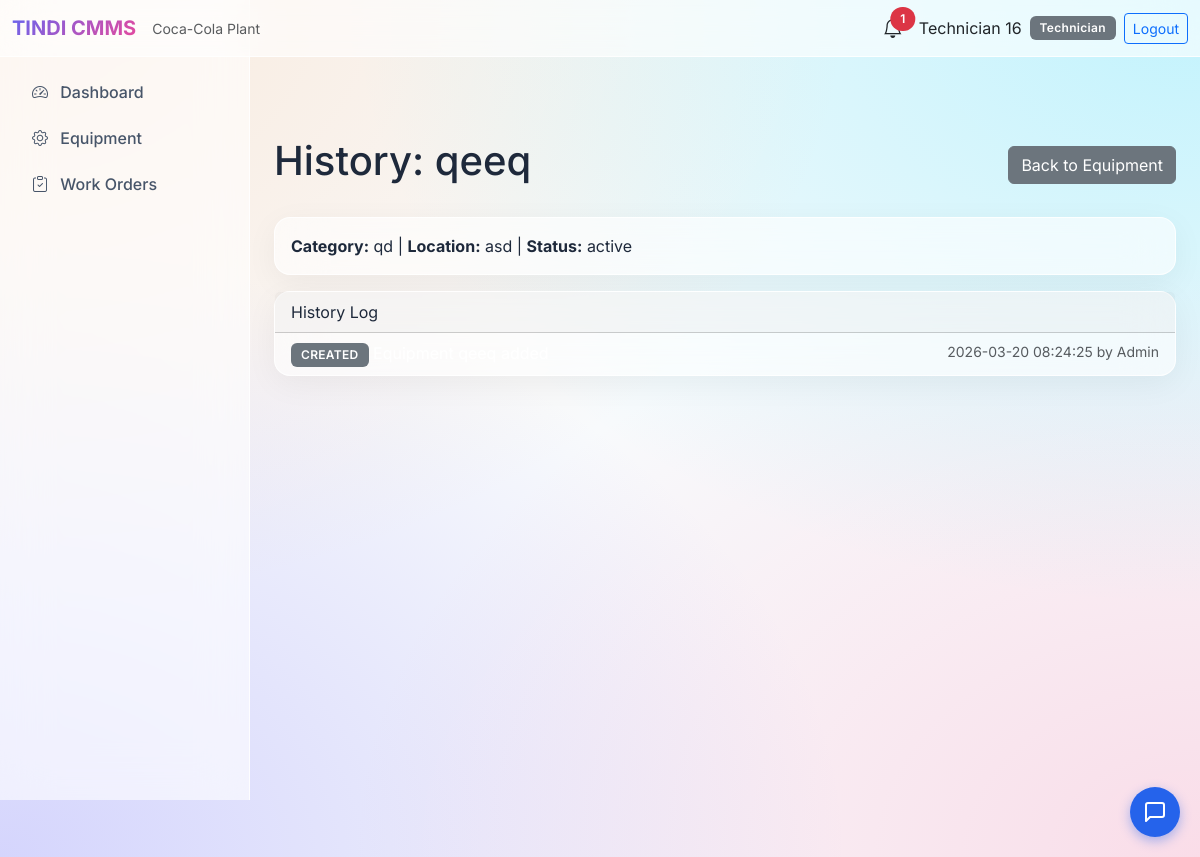
/equipment/9/history (signed in), run on the app's committed database.
### tables this page shows
CREATE TABLE users (
    id INTEGER PRIMARY KEY AUTOINCREMENT,
    name TEXT NOT NULL,
    email TEXT UNIQUE NOT NULL,
    password_hash TEXT NOT NULL,
    role TEXT NOT NULL CHECK(role IN ('Admin', 'Maintenance Manager', 'Technician', 'Store Manager')),
    is_active INTEGER DEFAULT 1,
    created_at TIMESTAMP DEFAULT CURRENT_TIMESTAMP,
    updated_at TIMESTAMP DEFAULT CURRENT_TIMESTAMP
, last_login TIMESTAMP, password TEXT);

CREATE TABLE equipment (
    id INTEGER PRIMARY KEY AUTOINCREMENT,
    name TEXT NOT NULL,
    category TEXT NOT NULL,
    location TEXT,
    status TEXT NOT NULL DEFAULT 'active' CHECK(status IN ('active', 'faulty', 'under_maintenance', 'inactive')),
    qr_code TEXT,
    serial_number TEXT,
    purchase_date TEXT,
    last_maintenance_date TEXT,
    notes TEXT,
    created_at TIMESTAMP DEFAULT CURRENT_TIMESTAMP,
    updated_at TIMESTAMP DEFAULT CURRENT_TIMESTAMP
);

CREATE TABLE equipment_history (
    id INTEGER PRIMARY KEY AUTOINCREMENT,
    equipment_id INTEGER NOT NULL,
    action TEXT NOT NULL,
    description TEXT,
    performed_by INTEGER,
    created_at TIMESTAMP DEFAULT CURRENT_TIMESTAMP,
    FOREIGN KEY (equipment_id) REFERENCES equipment(id) ON DELETE CASCADE,
    FOREIGN KEY (performed_by) REFERENCES users(id)
);

### app/routes/equipment_routes.py (the view)
@equipment_bp.route('/<int:eq_id>/history')
@login_required
def history(eq_id):
    eq = get_by_id(eq_id)
    if not eq:
        flash('Equipment not found.', 'danger')
        return redirect(url_for('equipment.list_equipment'))
    history_list = get_history(eq_id)
    return render_template('equipment/history.html', equipment=eq, history=history_list)

### app/models/equipment.py (called while the page is built)
def get_by_id(eq_id):
    return execute_query("SELECT * FROM equipment WHERE id = ?", (eq_id,), fetch_one=True)

def get_history(equipment_id, limit=50):
    return execute_query(
        """SELECT eh.*, u.name as performed_by_name FROM equipment_history eh
           LEFT JOIN users u ON eh.performed_by = u.id
           WHERE eh.equipment_id = ? ORDER BY eh.created_at DESC LIMIT ?""",
        (equipment_id, limit), fetch_all=True
    )

### app/models/notification.py (called while the page is built)
def get_unread(user_id):
    return execute_query(
        "SELECT * FROM notifications WHERE user_id = ? AND is_read = 0 ORDER BY created_at DESC",
        (user_id,), fetch_all=True
    )

### app/models/user.py (called while the page is built)
def get_by_id(user_id):
    return execute_query(
        "SELECT id, name, email, role, is_active FROM users WHERE id = ?",
        (user_id,), fetch_one=True
    )

### app/routes/auth_routes.py (called while the page is built)
def login_required(f):
    @wraps(f)
    def decorated(*args, **kwargs):
        if 'user_id' not in session:
            flash('Please log in to access this page.', 'warning')
            return redirect(url_for('auth.login'))
        return f(*args, **kwargs)
    return decorated

### database/db.py (called while the page is built)
def get_connection():
    conn = sqlite3.connect(DATABASE)
    conn.row_factory = sqlite3.Row
    conn.execute("PRAGMA foreign_keys = ON")
    return conn

def execute_query(query, params=(), fetch_one=False, fetch_all=False, commit=True):
    conn = get_connection()
    cursor = conn.cursor()
    cursor.execute(query, params)
    result = None
    if fetch_one:
        row = cursor.fetchone()
        result = dict(row) if row else None
    elif fetch_all:
        rows = cursor.fetchall()
        result = [dict(row) for row in rows]
    else:
        if commit:
            conn.commit()
        result = cursor.lastrowid
    conn.close()
    return result

### templates/equipment/history.html (shortened to what this page needs)
{% extends "base.html" %}
{% block content %}
<div class="d-flex justify-content-between align-items-center mb-4">
    <h1>History: {{ equipment.name }}</h1>
    <a href="{{ url_for('equipment.list_equipment') }}" class="btn btn-secondary">Back to Equipment</a>
</div>
<div class="card mb-3">
    <div class="card-body">
        <strong>Category:</strong> {{ equipment.category }} | <strong>Location:</strong> {{ equipment.location or '-' }} | <strong>Status:</strong> {{ equipment.status }}
    </div>
</div>
<div class="card">
    <div class="card-header">History Log</div>
    <ul class="list-group list-group-flush">
        {% for h in history %}
        <li class="list-group-item bg-transparent text-white border-secondary">
            <span class="badge bg-secondary">{{ h.action }}</span> {{ h.description or '' }}
            <span class="text-muted small float-end">{{ h.created_at }} {% if h.performed_by_name %}by {{ h.performed_by_name }}{% endif %}</span>
        </li>
        {% else %}
        <li class="list-group-item bg-transparent text-muted">No history entries.</li>
        {% endfor %}
    </ul>
</div>
{% endblock %}

### templates/base.html (shortened to what this page needs)
<!DOCTYPE html>
<html lang="en">
<head>
    <link href="https://cdn.jsdelivr.net/npm/bootstrap@5.3.2/dist/css/bootstrap.min.css" rel="stylesheet">
    <link href="https://cdn.jsdelivr.net/npm/bootstrap-icons@1.11.1/font/bootstrap-icons.css" rel="stylesheet">
</head>
<body>
    {% if current_user %}
    <nav class="navbar navbar-expand-lg navbar-light navbar-custom">
        <div class="container-fluid">
            <a class="navbar-brand brand-gradient fw-bold" href="{{ url_for('main.dashboard') }}">TINDI CMMS</a>
            <span class="text-muted small">Coca-Cola Plant</span>
            <div class="ms-auto d-flex align-items-center">
                <div class="dropdown me-3">
                    <a class="text-dark position-relative" href="#" data-bs-toggle="dropdown">
                        <i class="bi bi-bell fs-5"></i>
                        {% if notifications and notifications|length > 0 %}
                        <span class="position-absolute top-0 start-100 translate-middle badge rounded-pill bg-danger">{{
                            notifications|length }}</span>
                        {% endif %}
                    </a>
                </div>
                <span class="text-dark me-2">{{ current_user.name }}</span>
                <span class="badge bg-secondary">{{ current_user.role }}</span>
                <a href="{{ url_for('auth.logout') }}" class="btn btn-outline-primary btn-sm ms-2">Logout</a>
            </div>
        </div>
    </nav>
    <div class="d-flex">
        <aside class="sidebar position-fixed top-0 start-0 vh-100"
            style="width: var(--sidebar-width); padding-top: 56px;">
            <nav class="nav flex-column p-3">
                <a class="nav-link rounded"
                    href="{{ url_for('admin.dashboard') if current_user.role == 'Admin' else url_for('main.dashboard') }}"><i
                        class="bi bi-speedometer2 me-2"></i> Dashboard</a>
                {% if current_user.role in ['Admin', 'Maintenance Manager', 'Technician'] %}
                <a class="nav-link rounded" href="{{ url_for('equipment.list_equipment') }}"><i
                        class="bi bi-gear me-2"></i> Equipment</a>
                {% endif %}
                {% if current_user.role in ['Admin', 'Maintenance Manager', 'Technician'] %}
                <a class="nav-link rounded" href="{{ url_for('work_order.list_work_orders') }}"><i
                        class="bi bi-clipboard-check me-2"></i> Work Orders</a>
                {% endif %}
            </nav>
        </aside>
        <main class="main-content flex-grow-1 p-4" style="padding-top: 80px !important;">
            {% block content %}{% endblock %}
        </main>
    </div>
    {% else %}
    {% block full_page %}{% endblock %}
    {% endif %}
    {% include 'chatbot_widget.html' %}
</body>
</html>

### templates/base.html (style rules this page uses)
:root { --sidebar-width: 250px; --glass-bg: rgba(255, 255, 255, 0.6); --glass-border: rgba(255, 255, 255, 0.8); --accent-glow: rgba(99, 102, 241, 0.4); }
body { background-color: #f8fafc; background-image: radial-gradient(at 0% 0%, hsla(28,100%,74%,0.25) 0px, transparent 50%), radial-gradient(at 100% 0%, hsla(189,100%,56%,0.25) 0px, transparent 50%), radial-gradient(at 100% 100%, hsla(340,100%,76%,0.25) 0px, transparent 50%), radial-gradient(at 0% 100%, hsla(242,100%,70%,0.25) 0px, transparent 50%); background-attachment: fixed; color: #1e293b; font-family: 'Inter', sans-serif; min-height: 100vh; }
.sidebar { min-height: 100vh; background: var(--glass-bg); backdrop-filter: blur(24px); -webkit-backdrop-filter: blur(24px); border-right: 1px solid var(--glass-border); transition: all 0.3s ease; }
.sidebar .nav-link { color: #475569; border-radius: 8px; margin-bottom: 6px; transition: all 0.3s cubic-bezier(0.4, 0, 0.2, 1); font-weight: 500; }
.main-content { margin-left: var(--sidebar-width); min-height: 100vh; background: transparent; }
.card { background: var(--glass-bg); backdrop-filter: blur(24px); -webkit-backdrop-filter: blur(24px); border: 1px solid var(--glass-border); border-radius: 16px; color: #1e293b; box-shadow: 0 8px 32px rgba(0, 0, 0, 0.05); transition: transform 0.3s ease, box-shadow 0.3s ease; }
.navbar-custom { background: var(--glass-bg) !important; backdrop-filter: blur(24px); -webkit-backdrop-filter: blur(24px); border-bottom: 1px solid var(--glass-border); z-index: 1030; }
.brand-gradient { background: linear-gradient(135deg, #6366f1 0%, #ec4899 100%); -webkit-background-clip: text; background-clip: text; -webkit-text-fill-color: transparent; text-shadow: none; }
.badge { padding: 6px 10px; border-radius: 6px; font-weight: 600; letter-spacing: 0.3px; }

### data on the page
users: name "Technician 16", role "Technician"
equipment: name "qeeq", category "qd", location "asd", status "active"
equipment_history: action "CREATED", created_at "2026-03-20 08:24:25", performed_by_name "Admin"

### other printed values
{{ notifications|length }} "1"
